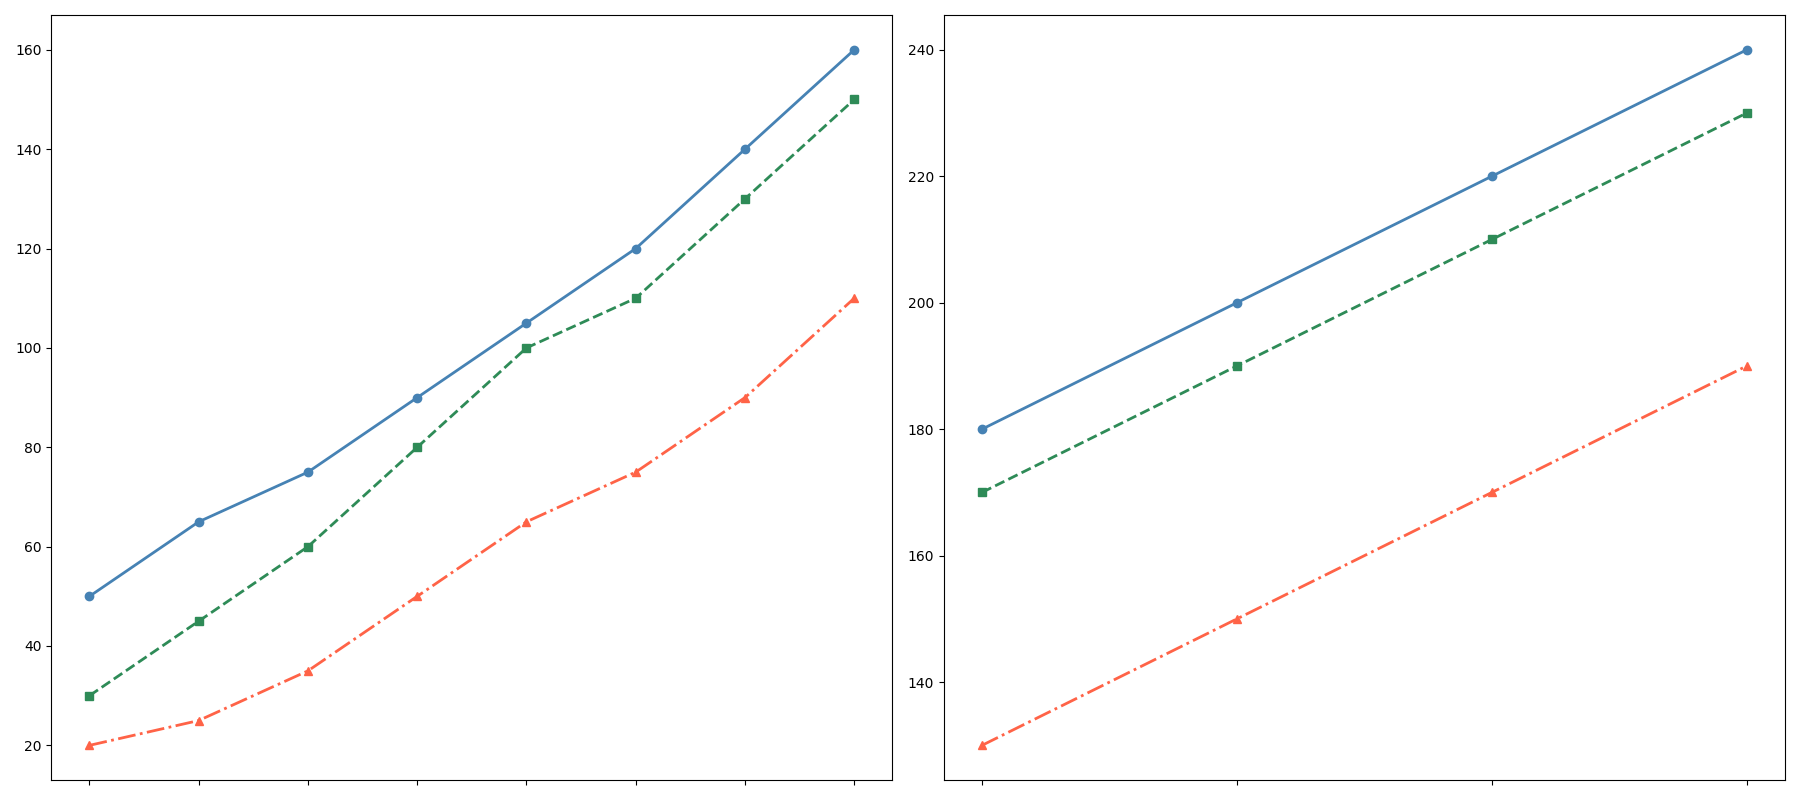

This chart was generated by the following Python code:
import matplotlib.pyplot as plt
import numpy as np

years_actual = np.arange(2015, 2023)
years_forecast = np.arange(2023, 2027)

product_a_sales = np.array([50, 65, 75, 90, 105, 120, 140, 160])
product_b_sales = np.array([30, 45, 60, 80, 100, 110, 130, 150])
product_c_sales = np.array([20, 25, 35, 50, 65, 75, 90, 110])

product_a_forecast = np.array([180, 200, 220, 240])
product_b_forecast = np.array([170, 190, 210, 230])
product_c_forecast = np.array([130, 150, 170, 190])

fig, axes = plt.subplots(1, 2, figsize=(18, 8))

ax1 = axes[0]
ax1.plot(years_actual, product_a_sales, marker='o', linestyle='-', color='#4682b4', linewidth=2)
ax1.plot(years_actual, product_b_sales, marker='s', linestyle='--', color='#2e8b57', linewidth=2)
ax1.plot(years_actual, product_c_sales, marker='^', linestyle='-.', color='#ff6347', linewidth=2)

ax1.set_xticks(years_actual)
ax1.set_xticklabels([])

ax2 = axes[1]
ax2.plot(years_forecast, product_a_forecast, marker='o', linestyle='-', color='#4682b4', linewidth=2)
ax2.plot(years_forecast, product_b_forecast, marker='s', linestyle='--', color='#2e8b57', linewidth=2)
ax2.plot(years_forecast, product_c_forecast, marker='^', linestyle='-.', color='#ff6347', linewidth=2)

ax2.set_xticks(years_forecast)
ax2.set_xticklabels([])

plt.tight_layout()

plt.show()
